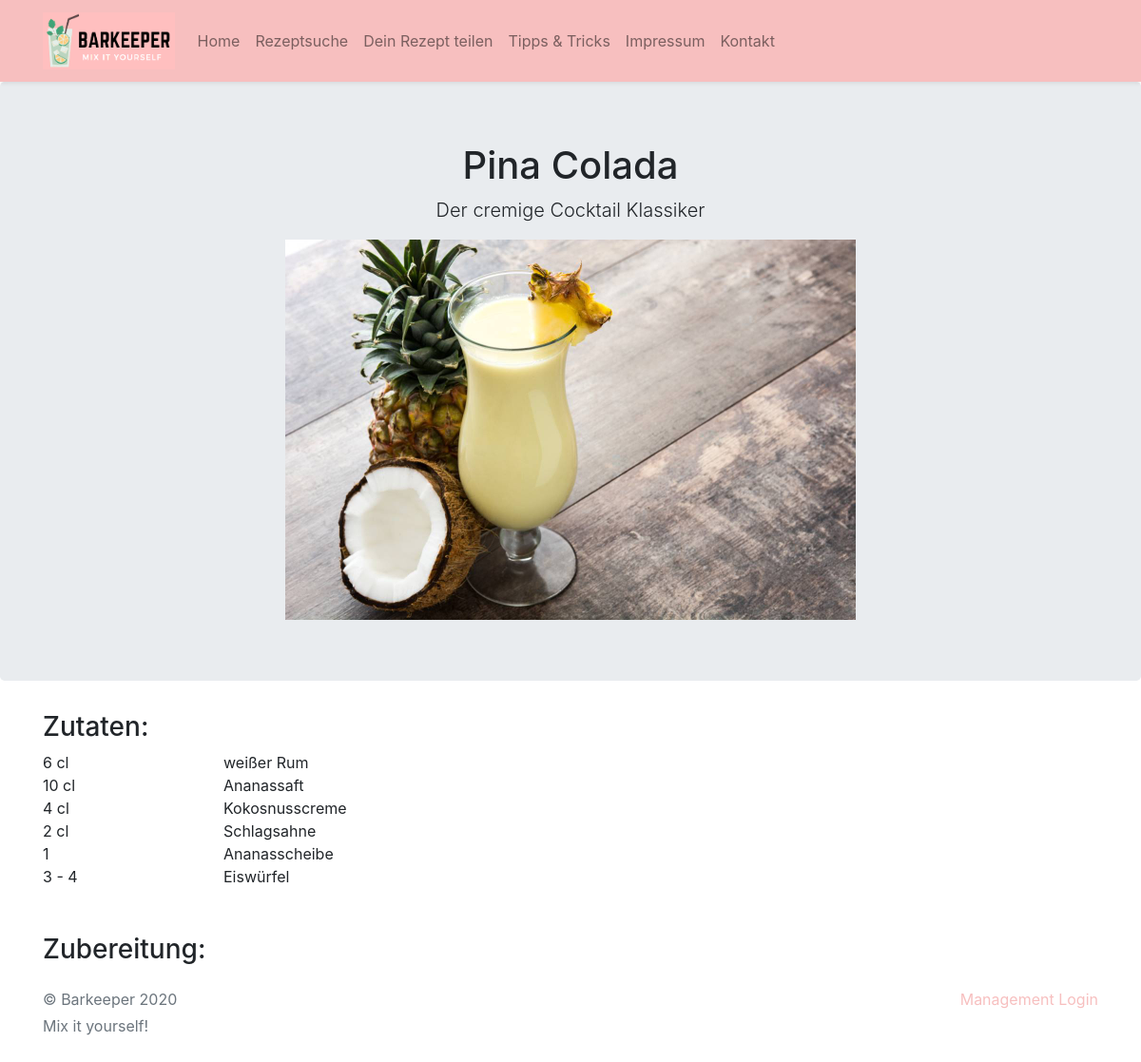
/cocktail.php?id=1, run on the app's committed database.
### tables this page shows
CREATE TABLE `cocktails` (
  `id` int(11) NOT NULL,
  `title` varchar(255) NOT NULL,
  `description` text NOT NULL,
  `preparation` text NOT NULL,
  `image` varchar(255) DEFAULT NULL,
  `alcoholic` tinyint(1) NOT NULL DEFAULT 1,
  `released` tinyint(1) NOT NULL DEFAULT 0,
  `created_at` timestamp NOT NULL DEFAULT current_timestamp(),
  `updated_at` timestamp NOT NULL DEFAULT current_timestamp()
);

CREATE TABLE `cocktail_ingredients` (
  `id` int(11) NOT NULL,
  `cocktail_id` int(11) NOT NULL,
  `ingredient_id` int(11) NOT NULL,
  `amount` varchar(255) NOT NULL,
  `required` tinyint(1) NOT NULL DEFAULT 1
);

CREATE TABLE `ingredients` (
  `id` int(11) NOT NULL,
  `title` varchar(255) NOT NULL
);

### database/cocktails.php (called while the page is built, shortened)
<?php
require_once($_SERVER["DOCUMENT_ROOT"]."/database/models/cocktail.php");
require_once($_SERVER["DOCUMENT_ROOT"]."/database/models/cocktail-ingredient.php");
class Cocktails {
    private $db;
    function __construct()
    {
        global $dbConnection;
        $this->db = $dbConnection;
    }
    private function _getIngredients($id) {
        $ingredients = [];
        $stmt = $this->db->prepare("SELECT * FROM `cocktail_ingredients` INNER JOIN ingredients ON cocktail_ingredients.ingredient_id = ingredients.id WHERE cocktail_ingredients.cocktail_id = ?");
        $stmt->bind_param('i', $id);
        $succ = $stmt->execute();
        if($succ) {
            $res = $stmt->get_result();
            while ($row = $res->fetch_array())
            {
                $i = new CocktailIngredient();
                $i->setId($row["id"]);
                $i->setIngredientId($row["ingredient_id"]);
                $i->setCocktailId($row["cocktail_id"]);
                $i->setAmount($row["amount"]);
                $i->setTitle($row["title"]);
                array_push($ingredients, $i);
            }
        }
        return $ingredients;
    }
    public function findById($id) {
        $cocktail = new Cocktail();
        $stmt = $this->db->prepare("SELECT * FROM `cocktails` WHERE id=?");
        $stmt->bind_param('i', $id);
        $succ = $stmt->execute();
        if($succ) {
            $res = $stmt->get_result()->fetch_assoc();
            $cocktail->setTitle($res["title"]);
            $cocktail->setDescription($res["description"]);
            $cocktail->setPreparation($res["preparation"]);
            $cocktail->setImage($res["image"]);
            $cocktail->setAlcoholic($res["alcoholic"]);
            $cocktail->setReleased($res["released"]);
            $cocktail->setIngredients($this->_getIngredients($id));
            return $cocktail;
        }
        return $cocktail;
    }
}

### database/models/cocktail.php (called while the page is built, shortened)
<?php
require_once($_SERVER["DOCUMENT_ROOT"]."/database/models/cocktail-ingredient.php");
class Cocktail {
    private $title;
    private $description;
    private $image;
    private $ingredients = [];
    public function getTitle() {
        return $this->title;
    }
    public function setTitle($title) {
        $this->title = $title;
    }
    public function getDescription() {
        return $this->description;
    }
    public function setDescription($description) {
        $this->description = $description;
    }
    public function getImage() {
        return $this->image;
    }
    public function setImage($image) {
        $this->image = $image;
    }
    public function getIngredients() {
        return $this->ingredients;
    }
    public function setIngredients($ingredients) {
        $this->ingredients = $ingredients;
    }
}

### database/models/cocktail-ingredient.php (called while the page is built, shortened)
<?php
class CocktailIngredient {
    private $title;
	private $amount;
	public function getTitle() {
		return $this->title;
	}
	public function setTitle($title) {
		$this->title = $title;
	}
	public function getAmount() {
		return $this->amount;
	}
	public function setAmount($amount) {
		$this->amount = $amount;
	}
}

### cocktail.php (the view, shortened to what this page needs)
<?php
require($_SERVER["DOCUMENT_ROOT"]."/database/cocktails.php");
$cocktailsFactory = new Cocktails();
$id = $_GET["id"];
$cocktail = $cocktailsFactory->findById($id);
?>
<!DOCTYPE html>
<html lang="de">
<head>
    <link rel="stylesheet" href="/assets/css/bootstrap.min.css">
</head>
<body>
    <?php
    include($_SERVER["DOCUMENT_ROOT"]."/includes/header.php");
    ?>
    <main role="main">
        <section class="jumbotron text-center">
            <div class="container">
                <h1><?php echo $cocktail->getTitle(); ?></h1>
                <p class="lead">
                    <?php echo $cocktail->getDescription(); ?>
                </P>
                <p class="mb-0">
                    <?php echo '<img style="max-height: 400px;" src="/assets/images/cocktails/' . $cocktail->getImage() . '">' ?>
                </p>
            </div>
        </section>
        <div class="py-">
            <div class="container">
                <h3>Zutaten:</h3>
                <?php
                    $ingredients = $cocktail->getIngredients();
                    foreach ($ingredients as $ingredient) {
                        echo '<div class="row">';
                            echo '<div class="col-md-2">' . $ingredient->getAmount() . "</div>";
                            echo '<div class="col-md-10">' . $ingredient->getTitle() . "</div>";
                        echo "</div>";
                    }
                ?>
                <h3 class="mt-5">Zubereitung:</h3>
                <div class="row">
                    <div class="col-md-12">
                    </div>
                </div>
            </div>
        </div>
    </main>
    <?php
    include($_SERVER["DOCUMENT_ROOT"]."/includes/footer.php");
    ?>
</body>
</html>

### data on the page
cocktails: title "Pina Colada", description "Der cremige Cocktail Klassiker", image (picture)
cocktail_ingredients: amount "6 cl", ingredient.title "weißer Rum"
cocktail_ingredients: amount "10 cl", ingredient.title "Ananassaft"
cocktail_ingredients: amount "4 cl", ingredient.title "Kokosnusscreme"
cocktail_ingredients: amount "2 cl", ingredient.title "Schlagsahne"
cocktail_ingredients: amount "1", ingredient.title "Ananasscheibe"
cocktail_ingredients: amount "3 - 4", ingredient.title "Eiswürfel"
